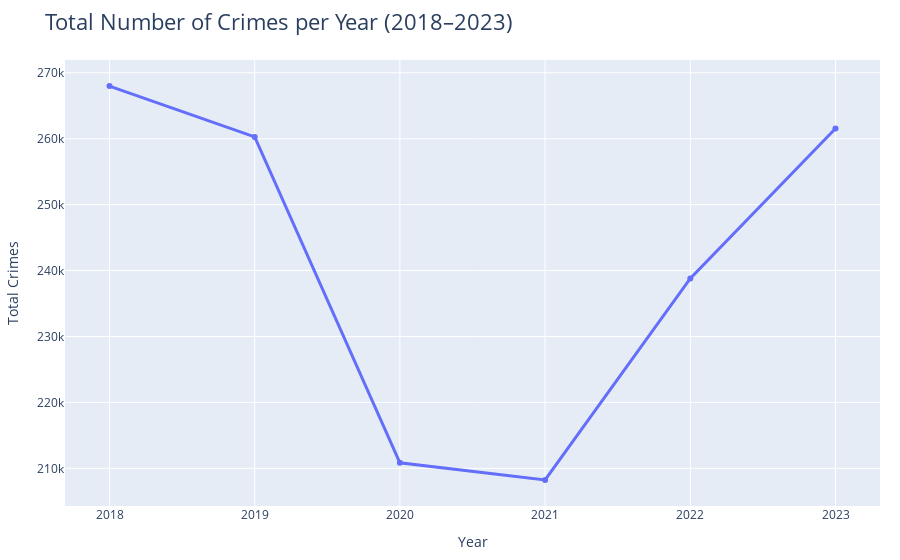

Notebook cell for this chart:
### Markdown cell above
## Graph 2

### Code cell
import pandas as pd
import plotly.express as px

# Load and filter the dataset
df = pd.read_csv('graph123.csv')

# Filter years and drop unnecessary columns
df = df[(df['Year'] >= 2018) & (df['Year'] <= 2023)]
df = df.drop(columns=['ID', 'Case Number'], errors='ignore')

# Group by year and count crimes
yearly_totals = df.groupby('Year').size().reset_index(name='Total Crimes')

# Create the line chart
fig = px.line(
    yearly_totals,
    x='Year',
    y='Total Crimes',
    title='Total Number of Crimes per Year (2018–2023)',
    markers=True
)

# Improve layout
fig.update_traces(line=dict(color='#636EFA', width=3))
fig.update_layout(
    xaxis=dict(type='category'),
    yaxis_title='Total Crimes',
    title_font=dict(size=22),
    margin=dict(t=60, b=40, l=20, r=20)
)

# Show the plot
fig.write_html("_static/my_donut_plot.html")  # for interactive plot

### Figure 1 — Plotly figure (JSON) as saved in the notebook; plotly's stock layout.template omitted (floating-point values rounded to 4 significant figures)
{"data": [{"hovertemplate": "Year=%{x}<br>Total Crimes=%{y}<extra></extra>", "legendgroup": "", "line": {"color": "#636EFA", "dash": "solid", "width": 3}, "marker": {"symbol": "circle"}, "mode": "lines+markers", "name": "", "orientation": "v", "showlegend": false, "type": "scatter", "x": [2018, 2019, 2020, 2021, 2022, 2023], "xaxis": "x", "y": [267987, 260272, 210837, 208243, 238809, 261541], "yaxis": "y"}], "layout": {"legend": {"tracegroupgap": 0}, "margin": {"b": 40, "l": 20, "r": 20, "t": 60}, "title": {"font": {"size": 22}, "text": "Total Number of Crimes per Year (2018–2023)"}, "xaxis": {"anchor": "y", "domain": [0, 1], "title": {"text": "Year"}, "type": "category"}, "yaxis": {"anchor": "x", "domain": [0, 1], "title": {"text": "Total Crimes"}}}}
